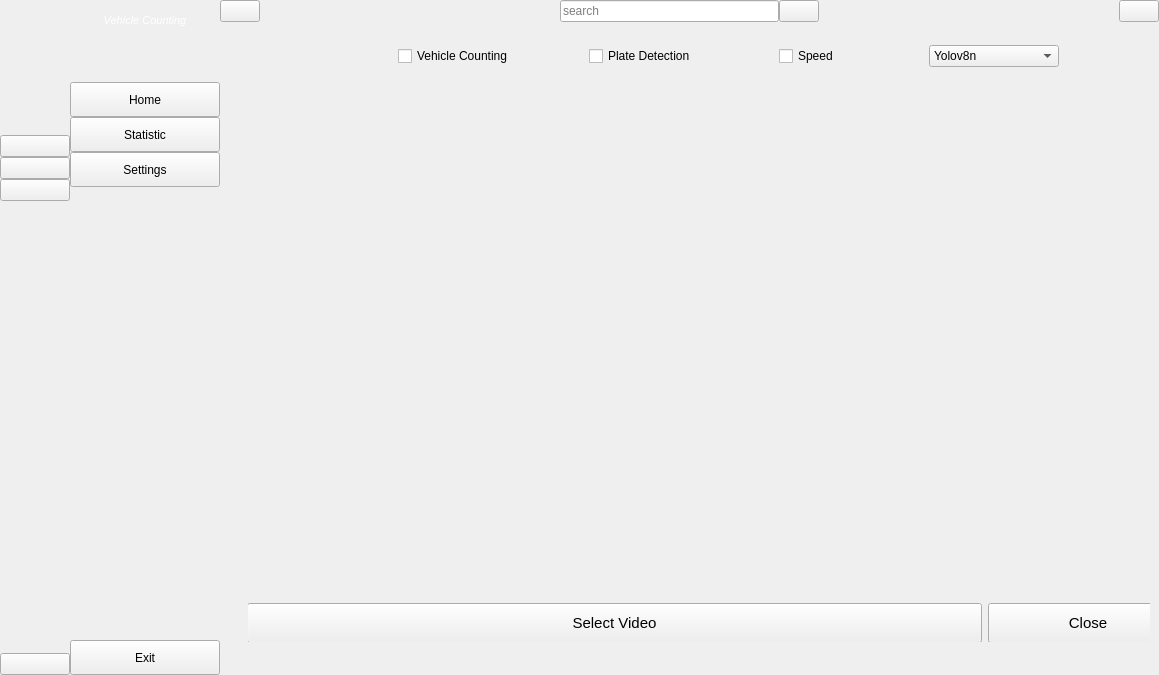
<?xml version="1.0" encoding="UTF-8"?>
<ui version="4.0">
 <class>MainWindow</class>
 <widget class="QMainWindow" name="MainWindow">
  <property name="geometry">
   <rect>
    <x>0</x>
    <y>0</y>
    <width>1159</width>
    <height>675</height>
   </rect>
  </property>
  <property name="windowTitle">
   <string>MainWindow</string>
  </property>
  <widget class="QWidget" name="centralwidget">
   <layout class="QGridLayout" name="gridLayout">
    <property name="leftMargin">
     <number>0</number>
    </property>
    <property name="topMargin">
     <number>0</number>
    </property>
    <property name="rightMargin">
     <number>0</number>
    </property>
    <property name="bottomMargin">
     <number>0</number>
    </property>
    <property name="spacing">
     <number>0</number>
    </property>
    <item row="0" column="2">
     <widget class="QWidget" name="widget_3" native="true">
      <layout class="QVBoxLayout" name="verticalLayout_5">
       <property name="spacing">
        <number>0</number>
       </property>
       <property name="leftMargin">
        <number>0</number>
       </property>
       <property name="topMargin">
        <number>0</number>
       </property>
       <property name="rightMargin">
        <number>0</number>
       </property>
       <property name="bottomMargin">
        <number>0</number>
       </property>
       <item>
        <widget class="QWidget" name="widget" native="true">
         <layout class="QHBoxLayout" name="horizontalLayout_3">
          <property name="spacing">
           <number>0</number>
          </property>
          <property name="leftMargin">
           <number>0</number>
          </property>
          <property name="topMargin">
           <number>0</number>
          </property>
          <property name="rightMargin">
           <number>0</number>
          </property>
          <property name="bottomMargin">
           <number>0</number>
          </property>
          <item>
           <widget class="QPushButton" name="change_btn">
            <property name="text">
             <string/>
            </property>
            <property name="icon">
             <iconset resource="resource.qrc">
              <normaloff>:/icons/icons/menu2.ico</normaloff>:/icons/icons/menu2.ico</iconset>
            </property>
            <property name="iconSize">
             <size>
              <width>20</width>
              <height>20</height>
             </size>
            </property>
            <property name="checkable">
             <bool>true</bool>
            </property>
           </widget>
          </item>
          <item>
           <spacer name="horizontalSpacer">
            <property name="orientation">
             <enum>Qt::Horizontal</enum>
            </property>
            <property name="sizeHint" stdset="0">
             <size>
              <width>300</width>
              <height>20</height>
             </size>
            </property>
           </spacer>
          </item>
          <item>
           <widget class="QLineEdit" name="search_input">
            <property name="placeholderText">
             <string>search</string>
            </property>
           </widget>
          </item>
          <item>
           <widget class="QPushButton" name="search_btn">
            <property name="text">
             <string/>
            </property>
            <property name="icon">
             <iconset resource="resource.qrc">
              <normaloff>:/icons/icons/search.ico</normaloff>:/icons/icons/search.ico</iconset>
            </property>
            <property name="iconSize">
             <size>
              <width>18</width>
              <height>18</height>
             </size>
            </property>
           </widget>
          </item>
          <item>
           <spacer name="horizontalSpacer_3">
            <property name="orientation">
             <enum>Qt::Horizontal</enum>
            </property>
            <property name="sizeHint" stdset="0">
             <size>
              <width>300</width>
              <height>20</height>
             </size>
            </property>
           </spacer>
          </item>
          <item>
           <widget class="QPushButton" name="user_btn">
            <property name="text">
             <string/>
            </property>
            <property name="icon">
             <iconset resource="resource.qrc">
              <normaloff>:/icons/icons/exit.ico</normaloff>:/icons/icons/exit.ico</iconset>
            </property>
           </widget>
          </item>
         </layout>
        </widget>
       </item>
       <item>
        <widget class="QStackedWidget" name="stackedWidget">
         <property name="currentIndex">
          <number>0</number>
         </property>
         <widget class="QWidget" name="page_1">
          <layout class="QGridLayout" name="gridLayout_3">
           <item row="0" column="0">
            <widget class="QWidget" name="widget_2" native="true">
             <widget class="QWidget" name="verticalLayoutWidget">
              <property name="geometry">
               <rect>
                <x>19</x>
                <y>10</y>
                <width>941</width>
                <height>601</height>
               </rect>
              </property>
              <layout class="QVBoxLayout" name="verticalLayout_6">
               <item>
                <widget class="QWidget" name="widget_5" native="true">
                 <property name="minimumSize">
                  <size>
                   <width>0</width>
                   <height>20</height>
                  </size>
                 </property>
                 <property name="maximumSize">
                  <size>
                   <width>16777215</width>
                   <height>35</height>
                  </size>
                 </property>
                 <widget class="QWidget" name="horizontalLayoutWidget">
                  <property name="geometry">
                   <rect>
                    <x>0</x>
                    <y>0</y>
                    <width>941</width>
                    <height>31</height>
                   </rect>
                  </property>
                  <layout class="QHBoxLayout" name="horizontalLayout_4">
                   <property name="spacing">
                    <number>0</number>
                   </property>
                   <property name="leftMargin">
                    <number>150</number>
                   </property>
                   <property name="rightMargin">
                    <number>130</number>
                   </property>
                   <item>
                    <widget class="QCheckBox" name="checkBox_vehicledetection">
                     <property name="text">
                      <string>Vehicle Counting</string>
                     </property>
                    </widget>
                   </item>
                   <item>
                    <widget class="QCheckBox" name="checkBox_platedetection">
                     <property name="text">
                      <string>Plate Detection</string>
                     </property>
                    </widget>
                   </item>
                   <item>
                    <widget class="QCheckBox" name="checkBox_speeddetection">
                     <property name="maximumSize">
                      <size>
                       <width>150</width>
                       <height>30</height>
                      </size>
                     </property>
                     <property name="text">
                      <string>Speed</string>
                     </property>
                    </widget>
                   </item>
                   <item>
                    <widget class="QComboBox" name="comboBox_model">
                     <property name="maximumSize">
                      <size>
                       <width>130</width>
                       <height>16777215</height>
                      </size>
                     </property>
                     <property name="font">
                      <font>
                       <pointsize>9</pointsize>
                      </font>
                     </property>
                     <item>
                      <property name="text">
                       <string>Yolov8n</string>
                      </property>
                     </item>
                     <item>
                      <property name="text">
                       <string>Yolov8s</string>
                      </property>
                     </item>
                     <item>
                      <property name="text">
                       <string>Yolov8l</string>
                      </property>
                     </item>
                     <item>
                      <property name="text">
                       <string>Yolov8sCustom</string>
                      </property>
                     </item>
                    </widget>
                   </item>
                  </layout>
                 </widget>
                </widget>
               </item>
               <item>
                <spacer name="verticalSpacer_4">
                 <property name="orientation">
                  <enum>Qt::Vertical</enum>
                 </property>
                 <property name="sizeType">
                  <enum>QSizePolicy::Fixed</enum>
                 </property>
                 <property name="sizeHint" stdset="0">
                  <size>
                   <width>20</width>
                   <height>5</height>
                  </size>
                 </property>
                </spacer>
               </item>
               <item>
                <widget class="QLabel" name="label_page1_video">
                 <property name="text">
                  <string/>
                 </property>
                </widget>
               </item>
               <item>
                <spacer name="verticalSpacer_3">
                 <property name="orientation">
                  <enum>Qt::Vertical</enum>
                 </property>
                 <property name="sizeType">
                  <enum>QSizePolicy::Fixed</enum>
                 </property>
                 <property name="sizeHint" stdset="0">
                  <size>
                   <width>20</width>
                   <height>10</height>
                  </size>
                 </property>
                </spacer>
               </item>
               <item>
                <widget class="QWidget" name="widget_6" native="true">
                 <property name="maximumSize">
                  <size>
                   <width>16777215</width>
                   <height>40</height>
                  </size>
                 </property>
                 <widget class="QWidget" name="horizontalLayoutWidget_2">
                  <property name="geometry">
                   <rect>
                    <x>-1</x>
                    <y>0</y>
                    <width>941</width>
                    <height>42</height>
                   </rect>
                  </property>
                  <layout class="QHBoxLayout" name="horizontalLayout_6">
                   <item>
                    <widget class="QPushButton" name="select_video_pushButton">
                     <property name="minimumSize">
                      <size>
                       <width>0</width>
                       <height>40</height>
                      </size>
                     </property>
                     <property name="font">
                      <font>
                       <pointsize>11</pointsize>
                      </font>
                     </property>
                     <property name="text">
                      <string>Select Video</string>
                     </property>
                    </widget>
                   </item>
                   <item>
                    <widget class="QPushButton" name="pushButton_close">
                     <property name="minimumSize">
                      <size>
                       <width>0</width>
                       <height>40</height>
                      </size>
                     </property>
                     <property name="maximumSize">
                      <size>
                       <width>200</width>
                       <height>16777215</height>
                      </size>
                     </property>
                     <property name="font">
                      <font>
                       <pointsize>11</pointsize>
                       <weight>50</weight>
                       <bold>false</bold>
                      </font>
                     </property>
                     <property name="text">
                      <string>Close</string>
                     </property>
                    </widget>
                   </item>
                  </layout>
                 </widget>
                </widget>
               </item>
              </layout>
             </widget>
            </widget>
           </item>
          </layout>
         </widget>
         <widget class="QWidget" name="page_2">
          <layout class="QGridLayout" name="gridLayout_4">
           <item row="0" column="0">
            <widget class="QLabel" name="label_6">
             <property name="font">
              <font>
               <pointsize>50</pointsize>
              </font>
             </property>
             <property name="text">
              <string>Statistic</string>
             </property>
             <property name="alignment">
              <set>Qt::AlignCenter</set>
             </property>
            </widget>
           </item>
          </layout>
         </widget>
         <widget class="QWidget" name="page_3">
          <layout class="QGridLayout" name="gridLayout_2">
           <item row="0" column="0">
            <widget class="QLabel" name="label_5">
             <property name="font">
              <font>
               <pointsize>50</pointsize>
              </font>
             </property>
             <property name="text">
              <string>Settings</string>
             </property>
             <property name="alignment">
              <set>Qt::AlignCenter</set>
             </property>
            </widget>
           </item>
          </layout>
         </widget>
         <widget class="QWidget" name="page_4">
          <layout class="QGridLayout" name="gridLayout_5">
           <item row="0" column="0">
            <widget class="QLabel" name="label_7">
             <property name="font">
              <font>
               <pointsize>50</pointsize>
              </font>
             </property>
             <property name="text">
              <string>PAGE 4</string>
             </property>
             <property name="alignment">
              <set>Qt::AlignCenter</set>
             </property>
            </widget>
           </item>
          </layout>
         </widget>
        </widget>
       </item>
      </layout>
     </widget>
    </item>
    <item row="0" column="0">
     <widget class="QWidget" name="icon_only_widget" native="true">
      <property name="minimumSize">
       <size>
        <width>70</width>
        <height>0</height>
       </size>
      </property>
      <property name="baseSize">
       <size>
        <width>0</width>
        <height>0</height>
       </size>
      </property>
      <layout class="QVBoxLayout" name="verticalLayout_3">
       <property name="spacing">
        <number>0</number>
       </property>
       <property name="leftMargin">
        <number>0</number>
       </property>
       <property name="topMargin">
        <number>0</number>
       </property>
       <property name="rightMargin">
        <number>0</number>
       </property>
       <property name="bottomMargin">
        <number>0</number>
       </property>
       <item>
        <layout class="QHBoxLayout" name="horizontalLayout_2">
         <item>
          <widget class="QLabel" name="label">
           <property name="minimumSize">
            <size>
             <width>50</width>
             <height>50</height>
            </size>
           </property>
           <property name="maximumSize">
            <size>
             <width>50</width>
             <height>50</height>
            </size>
           </property>
           <property name="text">
            <string/>
           </property>
           <property name="pixmap">
            <pixmap resource="resource.qrc">:/icons/icons/h.ico</pixmap>
           </property>
           <property name="scaledContents">
            <bool>true</bool>
           </property>
          </widget>
         </item>
        </layout>
       </item>
       <item>
        <layout class="QVBoxLayout" name="verticalLayout">
         <item>
          <spacer name="verticalSpacer_6">
           <property name="orientation">
            <enum>Qt::Vertical</enum>
           </property>
           <property name="sizeHint" stdset="0">
            <size>
             <width>20</width>
             <height>70</height>
            </size>
           </property>
          </spacer>
         </item>
         <item>
          <widget class="QPushButton" name="home_btn_1">
           <property name="text">
            <string/>
           </property>
           <property name="icon">
            <iconset resource="resource.qrc">
             <normaloff>:/icons/icons/home.ico</normaloff>:/icons/icons/home.ico</iconset>
           </property>
           <property name="iconSize">
            <size>
             <width>30</width>
             <height>30</height>
            </size>
           </property>
           <property name="checkable">
            <bool>true</bool>
           </property>
           <property name="autoExclusive">
            <bool>true</bool>
           </property>
          </widget>
         </item>
         <item>
          <widget class="QPushButton" name="statistic_btn_1">
           <property name="text">
            <string/>
           </property>
           <property name="icon">
            <iconset resource="resource.qrc">
             <normaloff>:/icons/icons/graph.ico</normaloff>:/icons/icons/graph.ico</iconset>
           </property>
           <property name="iconSize">
            <size>
             <width>30</width>
             <height>30</height>
            </size>
           </property>
           <property name="checkable">
            <bool>true</bool>
           </property>
           <property name="autoExclusive">
            <bool>true</bool>
           </property>
          </widget>
         </item>
         <item>
          <widget class="QPushButton" name="settings_btn_1">
           <property name="text">
            <string/>
           </property>
           <property name="icon">
            <iconset resource="resource.qrc">
             <normaloff>:/icons/icons/settings.ico</normaloff>:/icons/icons/settings.ico</iconset>
           </property>
           <property name="iconSize">
            <size>
             <width>30</width>
             <height>30</height>
            </size>
           </property>
           <property name="checkable">
            <bool>true</bool>
           </property>
           <property name="autoExclusive">
            <bool>true</bool>
           </property>
          </widget>
         </item>
        </layout>
       </item>
       <item>
        <spacer name="verticalSpacer">
         <property name="orientation">
          <enum>Qt::Vertical</enum>
         </property>
         <property name="sizeHint" stdset="0">
          <size>
           <width>20</width>
           <height>452</height>
          </size>
         </property>
        </spacer>
       </item>
       <item>
        <widget class="QPushButton" name="exit_btn_1">
         <property name="text">
          <string/>
         </property>
         <property name="icon">
          <iconset resource="resource.qrc">
           <normaloff>:/icons/icons/exit.ico</normaloff>:/icons/icons/exit.ico</iconset>
         </property>
         <property name="iconSize">
          <size>
           <width>30</width>
           <height>30</height>
          </size>
         </property>
         <property name="checkable">
          <bool>true</bool>
         </property>
         <property name="autoExclusive">
          <bool>true</bool>
         </property>
        </widget>
       </item>
      </layout>
     </widget>
    </item>
    <item row="0" column="1">
     <widget class="QWidget" name="full_menu_widget" native="true">
      <property name="minimumSize">
       <size>
        <width>150</width>
        <height>0</height>
       </size>
      </property>
      <layout class="QVBoxLayout" name="verticalLayout_4">
       <property name="spacing">
        <number>0</number>
       </property>
       <property name="leftMargin">
        <number>0</number>
       </property>
       <property name="topMargin">
        <number>0</number>
       </property>
       <property name="rightMargin">
        <number>0</number>
       </property>
       <property name="bottomMargin">
        <number>0</number>
       </property>
       <item>
        <layout class="QHBoxLayout" name="horizontalLayout">
         <item>
          <widget class="QLabel" name="label_2">
           <property name="maximumSize">
            <size>
             <width>40</width>
             <height>40</height>
            </size>
           </property>
           <property name="text">
            <string/>
           </property>
           <property name="pixmap">
            <pixmap resource="resource.qrc">:/icons/icons/h.ico</pixmap>
           </property>
           <property name="scaledContents">
            <bool>true</bool>
           </property>
          </widget>
         </item>
        </layout>
       </item>
       <item>
        <layout class="QVBoxLayout" name="verticalLayout_2">
         <item>
          <widget class="QLabel" name="label_3">
           <property name="font">
            <font>
             <pointsize>8</pointsize>
             <weight>50</weight>
             <italic>true</italic>
             <bold>false</bold>
            </font>
           </property>
           <property name="styleSheet">
            <string notr="true">color: rgb(255, 255, 255);</string>
           </property>
           <property name="text">
            <string>Vehicle Counting</string>
           </property>
           <property name="alignment">
            <set>Qt::AlignCenter</set>
           </property>
          </widget>
         </item>
         <item>
          <widget class="QWidget" name="widget_4" native="true">
           <property name="minimumSize">
            <size>
             <width>30</width>
             <height>0</height>
            </size>
           </property>
           <property name="styleSheet">
            <string notr="true">background-color: rgb(0, 0, 0);</string>
           </property>
          </widget>
         </item>
         <item>
          <spacer name="verticalSpacer_5">
           <property name="orientation">
            <enum>Qt::Vertical</enum>
           </property>
           <property name="sizeHint" stdset="0">
            <size>
             <width>20</width>
             <height>70</height>
            </size>
           </property>
          </spacer>
         </item>
         <item>
          <widget class="QPushButton" name="home_btn_2">
           <property name="minimumSize">
            <size>
             <width>0</width>
             <height>35</height>
            </size>
           </property>
           <property name="text">
            <string>Home</string>
           </property>
           <property name="icon">
            <iconset resource="resource.qrc">
             <normaloff>:/icons/icons/home.ico</normaloff>:/icons/icons/home.ico</iconset>
           </property>
           <property name="iconSize">
            <size>
             <width>20</width>
             <height>20</height>
            </size>
           </property>
           <property name="checkable">
            <bool>true</bool>
           </property>
           <property name="autoExclusive">
            <bool>true</bool>
           </property>
          </widget>
         </item>
         <item>
          <widget class="QPushButton" name="statistic_btn_2">
           <property name="minimumSize">
            <size>
             <width>0</width>
             <height>35</height>
            </size>
           </property>
           <property name="text">
            <string>Statistic</string>
           </property>
           <property name="icon">
            <iconset resource="resource.qrc">
             <normaloff>:/icons/icons/graph.ico</normaloff>:/icons/icons/graph.ico</iconset>
           </property>
           <property name="iconSize">
            <size>
             <width>20</width>
             <height>20</height>
            </size>
           </property>
           <property name="checkable">
            <bool>true</bool>
           </property>
           <property name="autoExclusive">
            <bool>true</bool>
           </property>
          </widget>
         </item>
         <item>
          <widget class="QPushButton" name="settings_btn_2">
           <property name="minimumSize">
            <size>
             <width>0</width>
             <height>35</height>
            </size>
           </property>
           <property name="text">
            <string>Settings</string>
           </property>
           <property name="icon">
            <iconset resource="resource.qrc">
             <normaloff>:/icons/icons/settings.ico</normaloff>:/icons/icons/settings.ico</iconset>
           </property>
           <property name="iconSize">
            <size>
             <width>20</width>
             <height>20</height>
            </size>
           </property>
           <property name="checkable">
            <bool>true</bool>
           </property>
           <property name="autoExclusive">
            <bool>true</bool>
           </property>
          </widget>
         </item>
        </layout>
       </item>
       <item>
        <spacer name="verticalSpacer_2">
         <property name="orientation">
          <enum>Qt::Vertical</enum>
         </property>
         <property name="sizeHint" stdset="0">
          <size>
           <width>20</width>
           <height>467</height>
          </size>
         </property>
        </spacer>
       </item>
       <item>
        <widget class="QPushButton" name="exit_btn_2">
         <property name="minimumSize">
          <size>
           <width>0</width>
           <height>35</height>
          </size>
         </property>
         <property name="text">
          <string>Exit</string>
         </property>
         <property name="icon">
          <iconset resource="resource.qrc">
           <normaloff>:/icons/icons/exit.ico</normaloff>:/icons/icons/exit.ico</iconset>
         </property>
         <property name="iconSize">
          <size>
           <width>20</width>
           <height>20</height>
          </size>
         </property>
        </widget>
       </item>
      </layout>
     </widget>
    </item>
   </layout>
  </widget>
 </widget>
 <resources>
  <include location="resource.qrc"/>
 </resources>
 <connections>
  <connection>
   <sender>change_btn</sender>
   <signal>toggled(bool)</signal>
   <receiver>icon_only_widget</receiver>
   <slot>setVisible(bool)</slot>
   <hints>
    <hint type="sourcelabel">
     <x>257</x>
     <y>18</y>
    </hint>
    <hint type="destinationlabel">
     <x>22</x>
     <y>299</y>
    </hint>
   </hints>
  </connection>
  <connection>
   <sender>change_btn</sender>
   <signal>toggled(bool)</signal>
   <receiver>full_menu_widget</receiver>
   <slot>setHidden(bool)</slot>
   <hints>
    <hint type="sourcelabel">
     <x>257</x>
     <y>14</y>
    </hint>
    <hint type="destinationlabel">
     <x>136</x>
     <y>210</y>
    </hint>
   </hints>
  </connection>
  <connection>
   <sender>home_btn_1</sender>
   <signal>toggled(bool)</signal>
   <receiver>home_btn_2</receiver>
   <slot>setChecked(bool)</slot>
   <hints>
    <hint type="sourcelabel">
     <x>46</x>
     <y>70</y>
    </hint>
    <hint type="destinationlabel">
     <x>155</x>
     <y>112</y>
    </hint>
   </hints>
  </connection>
  <connection>
   <sender>statistic_btn_1</sender>
   <signal>toggled(bool)</signal>
   <receiver>statistic_btn_2</receiver>
   <slot>setChecked(bool)</slot>
   <hints>
    <hint type="sourcelabel">
     <x>26</x>
     <y>101</y>
    </hint>
    <hint type="destinationlabel">
     <x>145</x>
     <y>154</y>
    </hint>
   </hints>
  </connection>
  <connection>
   <sender>settings_btn_1</sender>
   <signal>toggled(bool)</signal>
   <receiver>settings_btn_2</receiver>
   <slot>setChecked(bool)</slot>
   <hints>
    <hint type="sourcelabel">
     <x>35</x>
     <y>183</y>
    </hint>
    <hint type="destinationlabel">
     <x>135</x>
     <y>196</y>
    </hint>
   </hints>
  </connection>
  <connection>
   <sender>exit_btn_1</sender>
   <signal>toggled(bool)</signal>
   <receiver>exit_btn_2</receiver>
   <slot>setChecked(bool)</slot>
   <hints>
    <hint type="sourcelabel">
     <x>45</x>
     <y>654</y>
    </hint>
    <hint type="destinationlabel">
     <x>88</x>
     <y>654</y>
    </hint>
   </hints>
  </connection>
  <connection>
   <sender>home_btn_2</sender>
   <signal>toggled(bool)</signal>
   <receiver>home_btn_1</receiver>
   <slot>setChecked(bool)</slot>
   <hints>
    <hint type="sourcelabel">
     <x>215</x>
     <y>112</y>
    </hint>
    <hint type="destinationlabel">
     <x>23</x>
     <y>74</y>
    </hint>
   </hints>
  </connection>
  <connection>
   <sender>statistic_btn_2</sender>
   <signal>toggled(bool)</signal>
   <receiver>statistic_btn_1</receiver>
   <slot>setChecked(bool)</slot>
   <hints>
    <hint type="sourcelabel">
     <x>223</x>
     <y>154</y>
    </hint>
    <hint type="destinationlabel">
     <x>39</x>
     <y>110</y>
    </hint>
   </hints>
  </connection>
  <connection>
   <sender>settings_btn_2</sender>
   <signal>toggled(bool)</signal>
   <receiver>settings_btn_1</receiver>
   <slot>setChecked(bool)</slot>
   <hints>
    <hint type="sourcelabel">
     <x>217</x>
     <y>196</y>
    </hint>
    <hint type="destinationlabel">
     <x>47</x>
     <y>147</y>
    </hint>
   </hints>
  </connection>
  <connection>
   <sender>exit_btn_2</sender>
   <signal>toggled(bool)</signal>
   <receiver>exit_btn_1</receiver>
   <slot>setChecked(bool)</slot>
   <hints>
    <hint type="sourcelabel">
     <x>153</x>
     <y>661</y>
    </hint>
    <hint type="destinationlabel">
     <x>40</x>
     <y>669</y>
    </hint>
   </hints>
  </connection>
  <connection>
   <sender>exit_btn_2</sender>
   <signal>clicked()</signal>
   <receiver>MainWindow</receiver>
   <slot>close()</slot>
   <hints>
    <hint type="sourcelabel">
     <x>159</x>
     <y>668</y>
    </hint>
    <hint type="destinationlabel">
     <x>149</x>
     <y>678</y>
    </hint>
   </hints>
  </connection>
  <connection>
   <sender>exit_btn_1</sender>
   <signal>clicked()</signal>
   <receiver>MainWindow</receiver>
   <slot>close()</slot>
   <hints>
    <hint type="sourcelabel">
     <x>18</x>
     <y>667</y>
    </hint>
    <hint type="destinationlabel">
     <x>36</x>
     <y>679</y>
    </hint>
   </hints>
  </connection>
  <connection>
   <sender>user_btn</sender>
   <signal>clicked()</signal>
   <receiver>MainWindow</receiver>
   <slot>close()</slot>
   <hints>
    <hint type="sourcelabel">
     <x>1199</x>
     <y>6</y>
    </hint>
    <hint type="destinationlabel">
     <x>1233</x>
     <y>82</y>
    </hint>
   </hints>
  </connection>
 </connections>
</ui>
